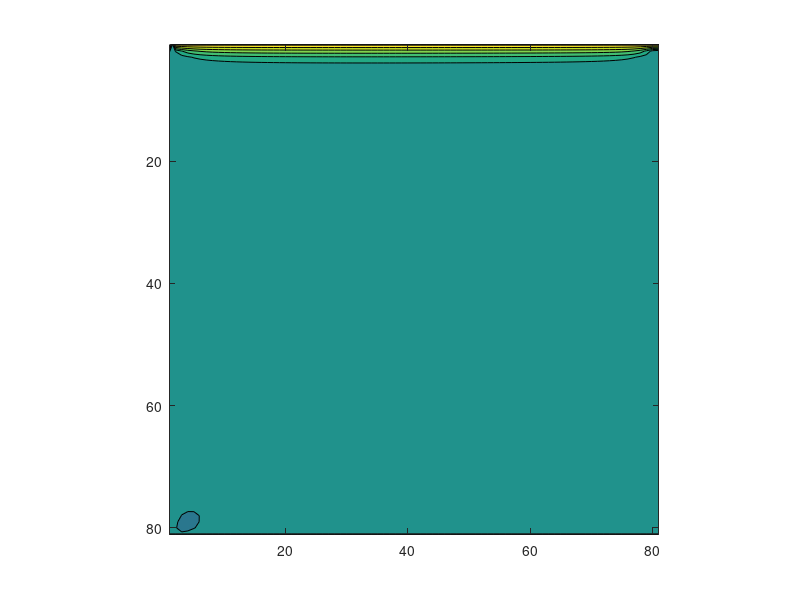
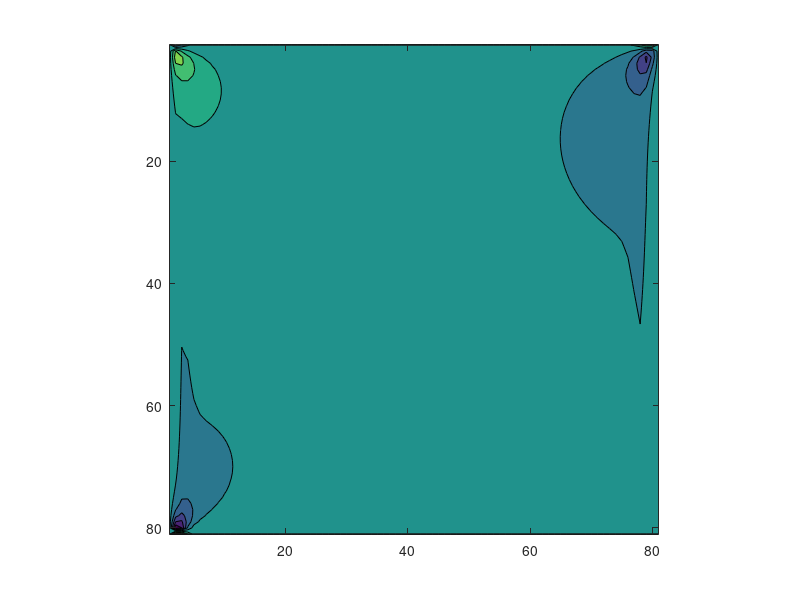
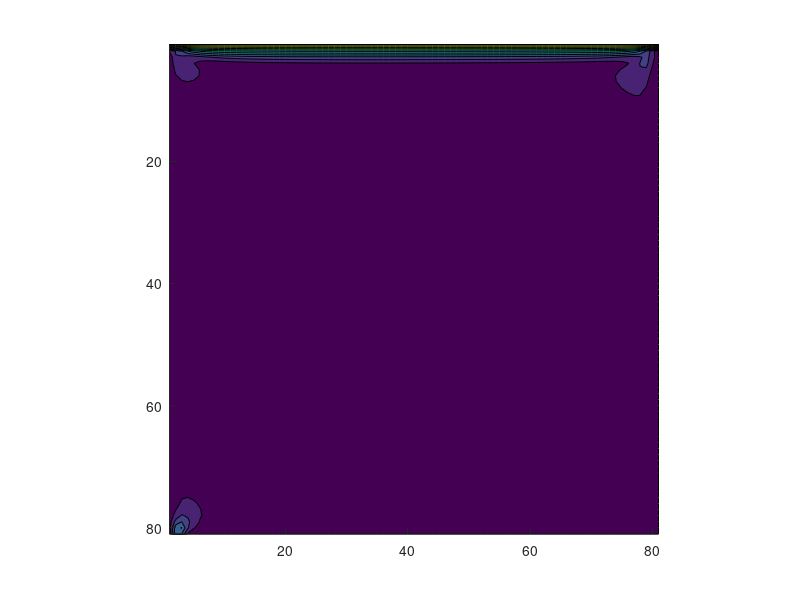
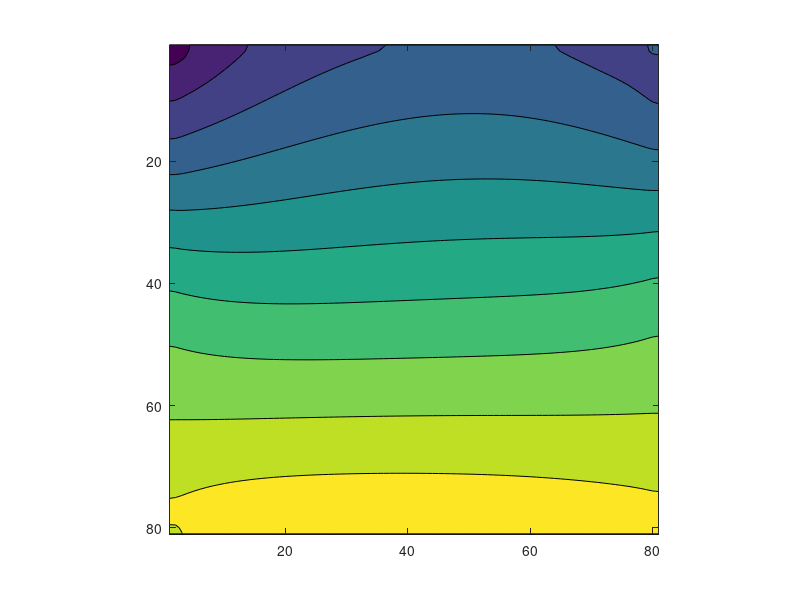

MATLAB code for these plots, in order:
%m_grid=xlsread('result.csv', 'A1:AO41');
%m_grid=xlsread('result.csv', 'A1:CC81');
%m_grid=xlsread('result.csv', 'A1:FE161');
%m_grid=xlsread('result.csv', 'A1:IG241');

load u.dat
load v.dat
load velocity.dat
load p.dat
velocity=(u.^2+v.^2).^0.5;

figure(1)
contourf(u);
set(gca,'Ydir','reverse')
axis square
figure(2)
contourf(v);
set(gca,'Ydir','reverse')
axis square
figure(3)
hold on
contourf(velocity);
%quiver(u(1:10:end),v(1:10:end));
set(gca,'Ydir','reverse')
axis square
hold off
figure(4)
contourf(p);
set(gca,'Ydir','reverse')
axis square